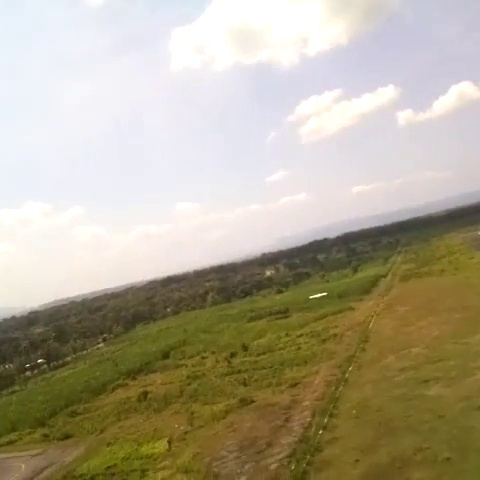
#> input picture data/horizon_uav_dataset/images/a2-converted.mp4-00.08.34.720-00.08.49.080_10.jpg, 480 x 480 px
$ python horizon_detect.py ../../data/horizon_uav_dataset/images/a2-converted.mp4-00.08.34.720-00.08.49.080_10.jpg   (older library calls are emulated)
#> lines starting #> are read from the running program, lines starting #| are printed output that depends on the picture; after the words box and inside, x2 and y2 are one past the last pixel; in counts of white or black regions, pixels touching at a corner belong together
#> in main, img is the input picture: shape (480, 480, 3); mean B, G, R 145.2, 168.4, 176.4
"""
Attempt 8 — multi-cue candidates + temporal prior + no-horizon abstention.

Motivation
----------
Attempts 4 and 6 share a single-channel Otsu classifier (gray for #4, dual
gray+b* with confidence selection for #6). Both fail the same way: when the
Otsu mask latches onto the wrong feature (overcast sky ≈ ground luminance,
sun glare, haze band), RANSAC fits a high-inlier line to a non-horizon
boundary. Inlier count is a poor proxy for "is this the real horizon".

Attempt 6's b* channel is a useful second hypothesis source, but selecting
a winner by inlier count was wrong: the channel that hallucinates a stronger
edge wins even when its line is geometrically off.

What's new
----------
1. Boundary points are extracted from BOTH grayscale and Lab b*. Each channel
   gets its own RANSAC top-K hypotheses; all candidates are pooled.

2. Pooled candidates are re-ranked with an Ettinger-style region-coherence
   score on a downsampled Lab thumbnail: ||mu_above - mu_below||^2 divided
   by the within-region scatter (trace of pooled covariance). This directly
   asks "does this line cleanly separate two color-coherent regions?", which
   is what the horizon physically does — independent of which channel made
   the candidate.

3. When adjacent frames look like the same video scene, candidates close to
   the previous accepted line get a soft temporal boost before reranking.
   This targets the FPV/ATV failure mass where single-frame masks jump to
   tree/field edges while the real horizon moves more smoothly.

4. The winning candidate's inliers are refit with Huber (cv2.fitLine) for
   sub-pixel angle and offset.

5. The detector abstains ("no_horizon") when:
   - both channels produced a near-degenerate mask (>=92% one class), OR
   - best Ettinger coherence score is below FALLBACK_COHERENCE.
   This addresses the 10 no-horizon frames in data/video_clips_fpv_atv that
   every previous attempt fits a line to and gets a guaranteed pass-fail on.

Pipeline cost (480x480 frames)
------------------------------
~10-20 ms on dev host:
  - Lab + gray conversion:      ~1 ms
  - Per-channel boundary mask:  ~1 ms x 2
  - Vectorised RANSAC top-K:    ~1 ms x 2
  - Ettinger rerank (60x60):    ~1 ms
  - Huber fit + mask emission:  ~1 ms
"""

import argparse
import time
from pathlib import Path

import cv2
import numpy as np


# ---------------------------------------------------------------------------
# Tuning knobs
# ---------------------------------------------------------------------------

_MAX_BOUNDARY_PTS    = 400    # subsample cap before RANSAC (per channel)
_RANSAC_ITER         = 200    # iterations per channel
_TOP_K               = 8      # top hypotheses kept per channel
_INLIER_THRESHOLD    = 3.0    # px, RANSAC inlier band
_RERANK_THUMB        = 60     # side length of Lab thumbnail used for rerank
_DEGENERATE_FRACTION = 0.92   # mask "no horizon" if >= this fraction is one class on both channels
_FALLBACK_COHERENCE  = 0.22   # best Ettinger score below this -> abstain
_MIN_BOUNDARY_PTS    = 8      # below this, no boundary -> abstain

_SCENE_THUMB_SIZE          = 16
_SCENE_CHANGE_MAD          = 22.0   # 16x16 Lab-L mean absolute diff; reset temporal state above this
_TEMPORAL_THETA_SIGMA_DEG  = 8.0
_TEMPORAL_RHO_SIGMA_NORM   = 0.14
_TEMPORAL_WEIGHT           = 2.0

# Boundary orientation filter: tree trunks, building edges and frame borders
# create long, collinear boundary segments that RANSAC happily fits. The real
# horizon's mask gradient is near-vertical (gy >> gx) up to the maximum
# expected roll. We discard boundary pixels whose local gradient is closer
# to horizontal than `90° - _MAX_ROLL_DEG` from horizontal, which physically
# means "boundary tangent steeper than _MAX_ROLL_DEG". This keeps all
# legitimate roll candidates while removing vertical-edge clutter.
_MAX_ROLL_DEG = 75.0

# Angle prior: real horizons are typically near-horizontal in aerial/FPV
# footage. Lines steeper than ~60° usually correspond to vertical structure
# (tree trunks, building edges, frame borders). The dataset README confirms
# Horizon-UAV roll is bounded at ~|57°|; FPV/ATV labels stay below ~|45°|.
# Below the soft band the score is left untouched; above it the penalty
# grows quickly so a near-vertical candidate must have overwhelmingly
# better coherence to win.
_ANGLE_SOFT_DEG = 60.0   # full strength below this
_ANGLE_HARD_DEG = 85.0   # near-zero weight at and beyond this

_rng = np.random.default_rng()
_prev_line: tuple[float, float, float, float] | None = None
_prev_scene_thumb: np.ndarray | None = None


# ---------------------------------------------------------------------------
# Channel-specific boundary extraction (same morph recipe as attempts 2-6)
# ---------------------------------------------------------------------------

def _extract_boundary(channel_image: np.ndarray, max_roll_deg: float = _MAX_ROLL_DEG):
    """Otsu + morph close/open + gradient + orientation filter.

    The orientation filter discards boundary pixels whose local gradient is
    nearly horizontal (i.e. the boundary itself is nearly vertical). This is
    what removes tree trunks, building edges and frame borders from RANSAC
    consideration without rejecting genuinely rolled horizons up to
    `max_roll_deg`. If the filter would leave too few pixels we fall back to
    the unfiltered boundary on that channel.

    Returns (boundary_mask, sky_ground_mask, mask_balance) where mask_balance
    is the larger-class fraction of mask (used for degeneracy abstention).
    """
    blurred = cv2.GaussianBlur(channel_image, (5, 5), 0)
    _, mask = cv2.threshold(blurred, 0, 255, cv2.THRESH_BINARY + cv2.THRESH_OTSU)

    kernel = cv2.getStructuringElement(cv2.MORPH_RECT, (9, 9))
    mask   = cv2.morphologyEx(mask, cv2.MORPH_CLOSE, kernel)
    mask   = cv2.morphologyEx(mask, cv2.MORPH_OPEN,  kernel)

    boundary_raw = cv2.morphologyEx(mask, cv2.MORPH_GRADIENT, np.ones((3, 3), np.uint8))
    boundary_raw[0, :] = boundary_raw[-1, :] = boundary_raw[:, 0] = boundary_raw[:, -1] = 0

    boundary = boundary_raw
    if max_roll_deg < 90.0 and int(np.count_nonzero(boundary_raw)) > _MIN_BOUNDARY_PTS:
        # Sobel on the float mask -> signed gradient at every pixel.
        mask_f = mask.astype(np.float32)
        gx = cv2.Sobel(mask_f, cv2.CV_32F, 1, 0, ksize=3)
        gy = cv2.Sobel(mask_f, cv2.CV_32F, 0, 1, ksize=3)

        # We want |gy| / sqrt(gx^2 + gy^2) > sin(90 - max_roll_deg).
        # Squared form avoids the sqrt and matches gy*gy/(gx^2 + gy^2).
        threshold_sin = np.sin(np.deg2rad(90.0 - max_roll_deg))
        keep = (gy * gy) > (threshold_sin * threshold_sin) * (gx * gx + gy * gy + 1e-6)
        filtered = np.where(keep, boundary_raw, 0).astype(np.uint8)
        filtered[0, :] = filtered[-1, :] = filtered[:, 0] = filtered[:, -1] = 0

        # Only adopt the filtered boundary if it preserved enough points.
        if int(np.count_nonzero(filtered)) >= _MIN_BOUNDARY_PTS:
            boundary = filtered

    n = mask.size
    n_white = int(np.count_nonzero(mask))
    balance = max(n_white, n - n_white) / n   # 0.5 = perfectly split, 1.0 = degenerate

    return boundary, mask, balance


# ---------------------------------------------------------------------------
# Top-K vectorised RANSAC
# ---------------------------------------------------------------------------

def _ransac_topk(
    points: np.ndarray,
    n_iter: int,
    inlier_threshold: float,
    k: int,
    rng: np.random.Generator,
) -> list[tuple[int, np.ndarray, tuple[float, float, float, float]]]:
    """Return up to k hypotheses (count, inlier_mask, line_seed) sorted desc.

    line_seed = (vx, vy, x0, y0): the seed pair used so we can recover the
    direction without re-solving from the inliers (we'll Huber-refit later).
    """
    n_pts = len(points)
    if n_pts < 2:
        return []

    idx_a = rng.integers(0, n_pts, size=n_iter)
    idx_b = rng.integers(0, n_pts - 1, size=n_iter)
    idx_b += (idx_b >= idx_a).astype(idx_b.dtype)

    pa = points[idx_a]    # (n_iter, 2)
    pb = points[idx_b]

    delta  = (pb - pa).astype(np.float32)
    length = np.hypot(delta[:, 0], delta[:, 1])
    valid  = length > 1e-6
    safe   = np.where(valid, length, 1.0)
    vx = delta[:, 0] / safe
    vy = delta[:, 1] / safe

    # Orthogonal distance from every point to every hypothesis: (n_iter, n_pts)
    diff_x = points[:, 0][None, :] - pa[:, 0:1]
    diff_y = points[:, 1][None, :] - pa[:, 1:2]
    dist   = np.abs(diff_x * vy[:, None] - diff_y * vx[:, None])

    inlier_masks  = dist < inlier_threshold
    inlier_counts = inlier_masks.sum(axis=1).astype(np.int32)
    inlier_counts[~valid] = 0

    if int(inlier_counts.max()) < 2:
        return []

    k = min(k, n_iter)
    top_idx = np.argpartition(-inlier_counts, k - 1)[:k]
    top_idx = top_idx[np.argsort(-inlier_counts[top_idx])]

    out: list[tuple[int, np.ndarray, tuple[float, float, float, float]]] = []
    for i in top_idx:
        c = int(inlier_counts[i])
        if c < 2:
            continue
        out.append((
            c,
            inlier_masks[i].copy(),
            (float(vx[i]), float(vy[i]), float(pa[i, 0]), float(pa[i, 1])),
        ))
    return out


# ---------------------------------------------------------------------------
# Ettinger-style region coherence rerank
# ---------------------------------------------------------------------------

def _angle_prior(vx: float, vy: float) -> float:
    """Soft prior on line orientation; favours near-horizontal candidates.

    Returns a multiplicative weight in (~0.05, 1.0]. Angles within
    _ANGLE_SOFT_DEG of horizontal get full weight; the weight then drops
    smoothly to ~0.05 at _ANGLE_HARD_DEG and stays there. This penalises
    vertical tree trunks and building edges without rejecting genuinely
    rolled horizons (Horizon-UAV reaches ~57°).
    """
    angle = abs(np.degrees(np.arctan2(vy, vx)))
    if angle > 90.0:
        angle = 180.0 - angle
    if angle <= _ANGLE_SOFT_DEG:
        return 1.0
    if angle >= _ANGLE_HARD_DEG:
        return 0.05
    t = (angle - _ANGLE_SOFT_DEG) / (_ANGLE_HARD_DEG - _ANGLE_SOFT_DEG)
    return float(1.0 - 0.95 * t)


# [33 lines left out: functions _hesse, _angular_delta_deg, _temporal_prior, not called in this run]


def _scene_thumb(gray: np.ndarray) -> np.ndarray:
    return cv2.resize(
        gray,
        (_SCENE_THUMB_SIZE, _SCENE_THUMB_SIZE),
        interpolation=cv2.INTER_AREA,
    ).astype(np.float32)


def _scene_is_continuous(scene_thumb: np.ndarray) -> bool:
    if _prev_scene_thumb is None:
        return False
    diff = float(np.mean(np.abs(scene_thumb - _prev_scene_thumb)))
    return diff <= _SCENE_CHANGE_MAD


def _reset_temporal_state(scene_thumb: np.ndarray | None = None) -> None:
    global _prev_line, _prev_scene_thumb
    _prev_line = None
    _prev_scene_thumb = scene_thumb


def _remember_temporal_line(
    line: tuple[float, float, float, float],
    scene_thumb: np.ndarray,
) -> None:
    global _prev_line, _prev_scene_thumb
    _prev_line = line
    _prev_scene_thumb = scene_thumb


def _ettinger_score(
    line: tuple[float, float, float, float],
    lab_thumb: np.ndarray,
    full_w: int,
    full_h: int,
) -> float:
    """Score how cleanly `line` separates lab_thumb into two coherent regions.

    Score = (||mu_above - mu_below||^2 / (trace(cov_above) + trace(cov_below) + eps))
            * angle_prior(line)

    Lab pixels are used because they expose both the luminance contrast that
    grayscale Otsu sees AND the blue/yellow contrast that the b* channel sees,
    in the same metric. The angle prior multiplies the geometric coherence
    score so a near-vertical candidate must beat horizontal candidates by a
    wide margin to win. Higher = better.

    Note: a `texture_asymmetry = 1 + |var_a - var_b| / (var_a + var_b)`
    multiplier was tried (intent: reward smooth-vs-textured splits) and
    measurably regressed both datasets (-0.8 pp on UAV, -3.3 pp on FPV).
    See `result.md` for the failed-experiment notes.
    """
    vx, vy, x0, y0 = line
    sh, sw = lab_thumb.shape[:2]

    sx0 = x0 * sw / full_w
    sy0 = y0 * sh / full_h

    ys, xs = np.mgrid[0:sh, 0:sw]
    side = (xs - sx0) * (-vy) + (ys - sy0) * vx
    above_mask = side > 0

    n_above = int(above_mask.sum())
    n_below = sh * sw - n_above
    if n_above < 16 or n_below < 16:
        return -1.0

    pixels = lab_thumb.reshape(-1, 3).astype(np.float32)
    above_pix = pixels[above_mask.flatten()]
    below_pix = pixels[~above_mask.flatten()]

    mu_a = above_pix.mean(axis=0)
    mu_b = below_pix.mean(axis=0)

    var_a = above_pix.var(axis=0).sum()   # trace(cov_a)
    var_b = below_pix.var(axis=0).sum()

    diff = mu_a - mu_b
    between = float(diff @ diff)
    within  = float(var_a + var_b) + 1.0   # +1 keeps score finite on flat regions

    return (between / within) * _angle_prior(vx, vy)


# ---------------------------------------------------------------------------
# Huber refit -> result dict
# ---------------------------------------------------------------------------

def _build_result(
    inlier_pts: np.ndarray,
    confidence: float,
    coherence: float,
    mask: np.ndarray | None,
) -> dict:
    vx, vy, x0, y0 = cv2.fitLine(inlier_pts, cv2.DIST_HUBER, 0, 0.01, 0.01).flatten()

    angle_deg = float(np.degrees(np.arctan2(vy, vx)))
    if angle_deg > 90:
        angle_deg -= 180
    elif angle_deg <= -90:
        angle_deg += 180

    intercept_y = float(y0 - (vy / vx) * x0) if abs(vx) > 1e-6 else float("nan")

    return {
        "angle_deg":         angle_deg,
        "intercept_y_at_x0": intercept_y,
        "line":              (float(vx), float(vy), float(x0), float(y0)),
        "confidence":        float(confidence),
        "inlier_count":      int(len(inlier_pts)),
        "coherence":         float(coherence),
        "mask":              mask,
    }


# ---------------------------------------------------------------------------
# Public API
# ---------------------------------------------------------------------------

def detect_horizon(
    image_bgr: np.ndarray,
    ransac_iterations: int    = _RANSAC_ITER,
    inlier_threshold: float   = _INLIER_THRESHOLD,
    top_k: int                = _TOP_K,
    random_seed: "int | None" = None,
):
    """Estimate the horizon line, or return 'no_horizon' if none is plausible.

    Pipeline:
      1. Build per-channel boundary masks for grayscale and Lab b*.
      2. Run RANSAC top-K on each channel; pool candidates.
      3. Rerank pooled candidates by Ettinger coherence on a Lab thumbnail.
      4. Refit the winner with Huber.
      5. Abstain if all signals say "no horizon present".

    Returns:
      - dict with keys angle_deg, intercept_y_at_x0, line, confidence,
        inlier_count, coherence, mask.
      - "no_horizon" string if the detector decides the frame has no horizon.
      - None on hard failure (boundary completely empty in both channels).
    """
#> called with ransac_iterations = 200, inlier_threshold = 3, top_k = 8
    global _rng
    rng = np.random.default_rng(random_seed) if random_seed is not None else _rng

    h, w = image_bgr.shape[:2]

    lab  = cv2.cvtColor(image_bgr, cv2.COLOR_BGR2Lab)
#> lab: shape (480, 480, 3); mean of channels 0, 1, 2 174.1, 128.2, 142
    gray = lab[:, :, 0]            # Lab L is just (a scaled) luminance — same role as cv2 BGR2GRAY
    b_star = lab[:, :, 2]
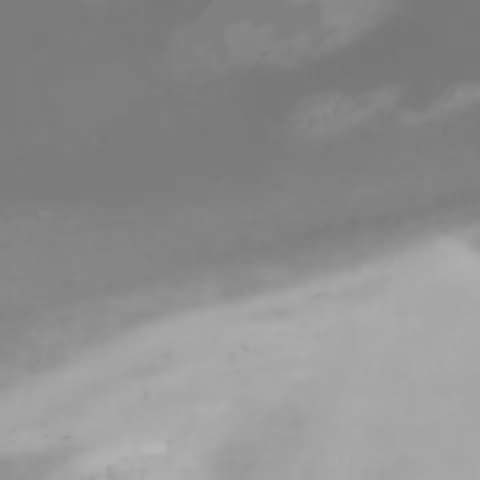
#> b_star: shape (480, 480); min 116, max 181, mean 142
    scene_thumb = _scene_thumb(gray)
    use_temporal = _scene_is_continuous(scene_thumb)
#> use_temporal = False
    if not use_temporal:
        _reset_temporal_state(scene_thumb)

    boundaries: list[tuple[np.ndarray, np.ndarray, float]] = []
    for ch_img in (gray, b_star):
        boundary, mask, balance = _extract_boundary(ch_img)
        boundaries.append((boundary, mask, balance))
#> this loop made 2 passes
#> (threshold_sin in _extract_boundary, n in _extract_boundary, n_white in _extract_boundary, balance) on passes 1 to 2: (0.259, 230400, 124280, 0.539), (0.259, 230400, 88753, 0.615)
#> pass 1, in _extract_boundary, `_, mask = cv2.threshold(blurred, 0, 255, cv2.THRESH_BINARY + cv2.THRES..`:
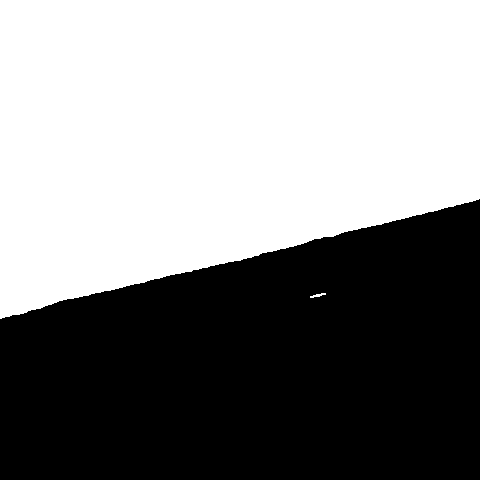
#> mask: shape (480, 480); 54% white; 1 black region, box (x1, y1, x2, y2) and area: (0, 199, 480, 480) 106085
#> after the loop, boundaries = 2 items

    # Degenerate mask check on both channels: if both are >=92% one class, the
    # frame is probably featureless sky-only or ground-only.
    if all(bal >= _DEGENERATE_FRACTION for _, _, bal in boundaries):
        _reset_temporal_state(scene_thumb)
        return "no_horizon"

    # Pool candidates from each channel.
    pooled: list[tuple[float, np.ndarray, tuple[float, float, float, float], np.ndarray, np.ndarray]] = []
    # tuple = (count, inlier_mask, line_seed, points_used, channel_mask_full)
    for boundary, mask, _balance in boundaries:
        ys, xs = np.where(boundary > 0)
        if len(xs) < _MIN_BOUNDARY_PTS:
            continue
        points = np.column_stack([xs, ys]).astype(np.float32)
        if len(points) > _MAX_BOUNDARY_PTS:
            idx    = rng.choice(len(points), _MAX_BOUNDARY_PTS, replace=False)
            points = points[idx]
        for count, inlier_mask, seed in _ransac_topk(points, ransac_iterations, inlier_threshold, top_k, rng):
            pooled.append((count, inlier_mask, seed, points, mask))
#> this loop made 2 passes
#> _balance on passes 1 to 2: 0.539, 0.615
#> pass 1, in _ransac_topk, `diff_x = points[:, 0][None, :] - pa[:, 0:1]`:
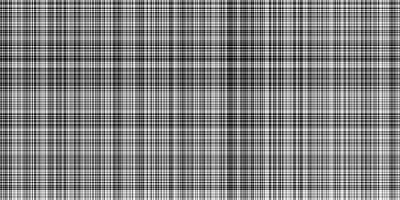
#> diff_x: shape (200, 400) float32; min -475, max 474, mean 10.1; drawn with min black and max white
#> pass 1, in _ransac_topk, `diff_y = points[:, 1][None, :] - pa[:, 1:2]`:
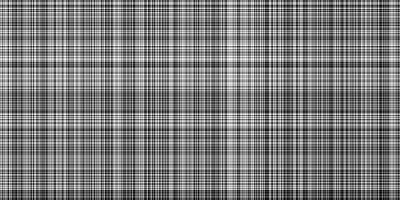
#> diff_y: shape (200, 400) float32; min -118, max 118, mean -2.5; drawn with min black and max white
#> pass 1, in _ransac_topk, `dist   = np.abs(diff_x * vy[:, None] - diff_y * vx[:, None])`:
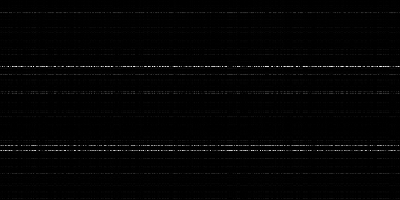
#> dist: shape (200, 400) float32; min 0, max 356.9, mean 5.2; drawn with min black and max white
#> pass 1, in _ransac_topk, `inlier_masks  = dist < inlier_threshold`:
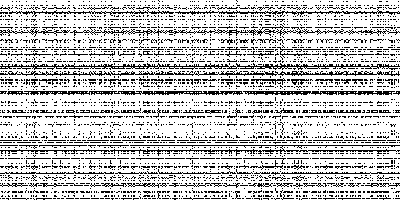
#> inlier_masks: shape (200, 400) bool; 77% white; black in thin lines or dots
#> after the loop, idx = 400 values, max 1297 at index 333, min 0 at index 161, mean 651.1; pooled = 16 items

    if not pooled:
        _reset_temporal_state(scene_thumb)
        return "no_horizon"

    # Rerank by Ettinger coherence on a Lab thumbnail.
    thumb_size = (_RERANK_THUMB, _RERANK_THUMB)
#> thumb_size = (60, 60)
    lab_thumb  = cv2.resize(lab, thumb_size, interpolation=cv2.INTER_AREA)
#> lab_thumb: shape (60, 60, 3); mean of channels 0, 1, 2 174.1, 128.2, 142

    best_score = -float("inf")
    best_raw_score = -float("inf")
    best_entry = None
    for entry in pooled:
        _count, _mask, seed, _pts, _full_mask = entry
        raw_score = _ettinger_score(seed, lab_thumb, w, h)
        score = raw_score
        if use_temporal:
            score *= 1.0 + _TEMPORAL_WEIGHT * _temporal_prior(seed, _prev_line, h)
        if score > best_score:
            best_score = score
            best_raw_score = raw_score
            best_entry = entry
#> this loop made 16 passes
#> (vx in _ettinger_score, vy in _ettinger_score, x0 in _ettinger_score, y0 in _ettinger_score, sx0 in _ettinger_score, sy0 in _ettinger_score, n_above in _ettinger_score, n_below in _ettinger_score) on pass 1: (0.971, -0.241, 175, 274, 21.88, 34.25, 1629, 1971)
#> pass 1, in _ettinger_score, `ys, xs = np.mgrid[0:sh, 0:sw]`:
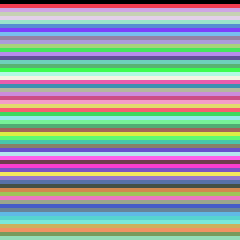
#> ys: shape (60, 60) int64 (shown 4 times larger); 60 distinct labels, from 0 to 59; one colour per label, 0 black
#> after the loop, best_raw_score = 25.36; best_score = 25.36

    if best_entry is None or best_raw_score < _FALLBACK_COHERENCE:
        _reset_temporal_state(scene_thumb)
        return "no_horizon"

    count, inlier_mask, seed, points, full_mask = best_entry
#> count = 400; seed = (0.971, -0.241, 175, 274); points = 400 pairs, first value 2 to 478, second value 200 to 318
#> (the rest of the program and of its run is left out)
